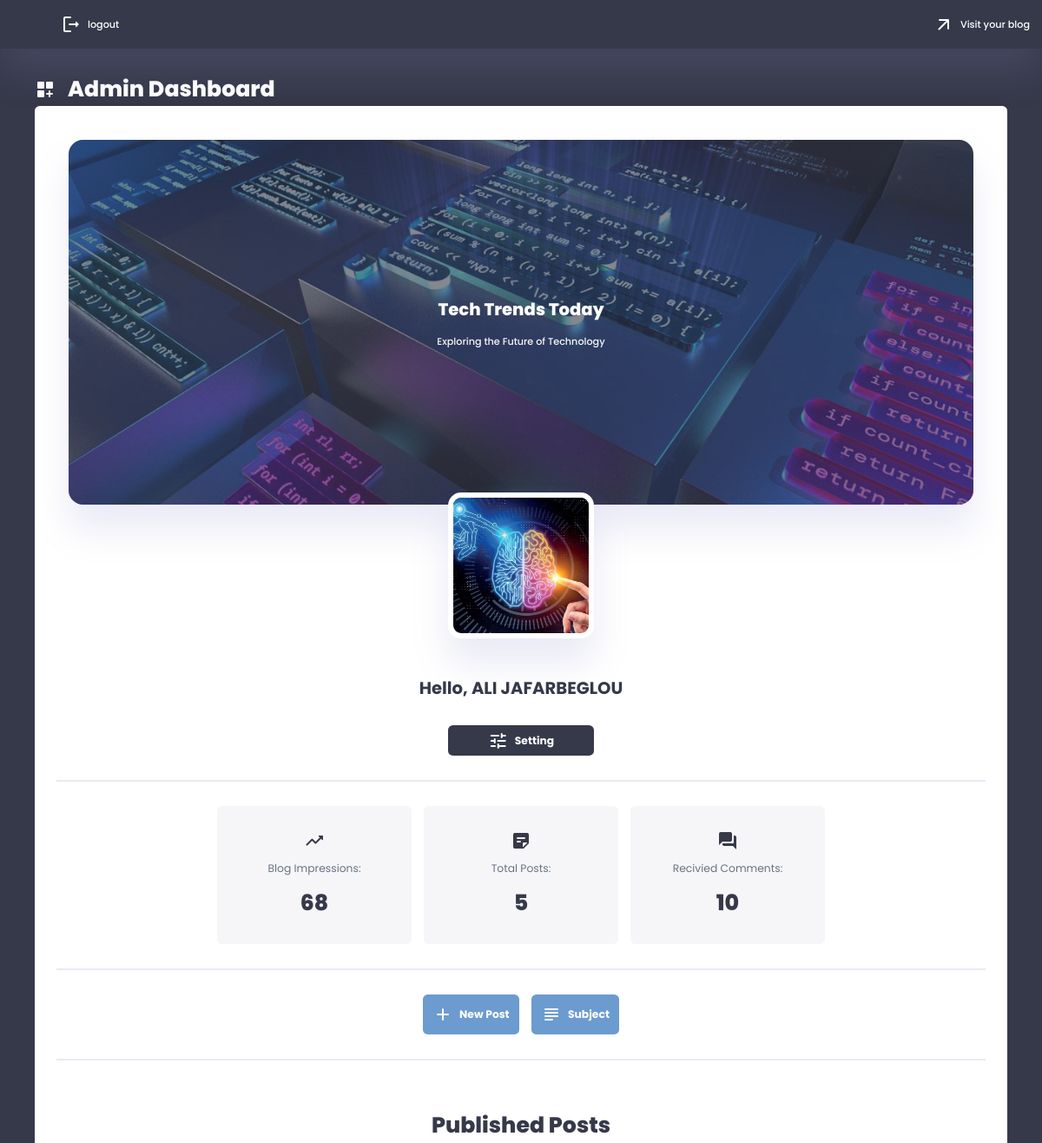
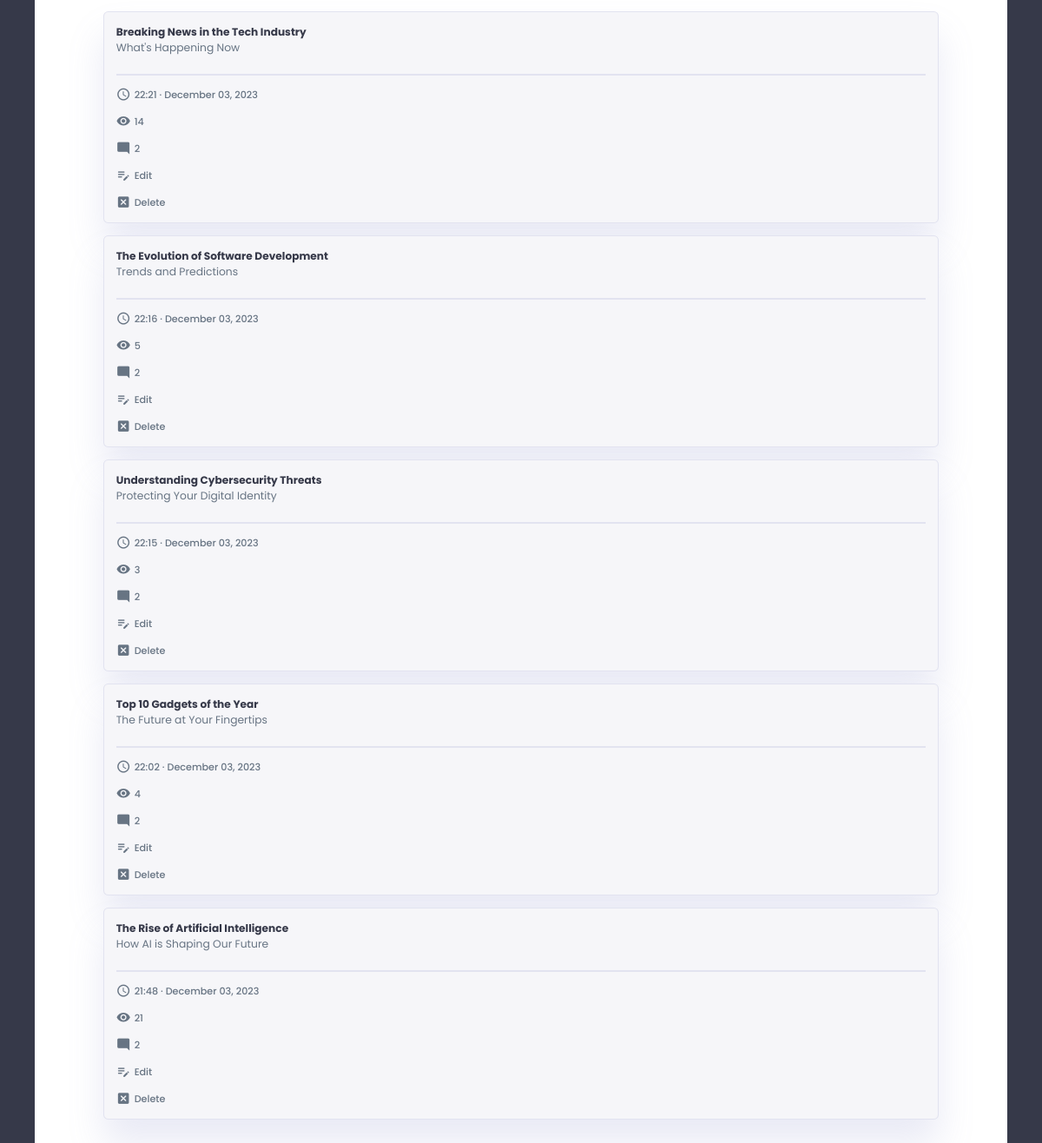
Page /auth/admin_dashboard (signed in) on the committed database (2 pictures, top to bottom).
### app/models/blog.py (models this page shows, shortened)
class Blog(db.Model, UserMixin):
    __tablename__ = 'blog'
    id = db.Column(db.Integer, primary_key=True)
    email = db.Column(db.String(120), unique=True, nullable=False)
    password = db.Column(db.String(80), nullable=False)
    subdomain = db.Column(db.String(100), unique=True, nullable=False)
    blog_title = db.Column(db.String(40), nullable=True)
    blog_subtitle = db.Column(db.String(100), nullable=True)
    blog_about = db.Column(db.Text, nullable=True)
    author = db.Column(db.String(100), nullable=True)
    author_bio = db.Column(db.Text, nullable=True)
    profile_pic = db.Column(db.String(20), nullable=True)
    header_pic = db.Column(db.String(20), nullable=True)
    url = db.Column(db.String(60), nullable=True)
    created_at = db.Column(db.DateTime, nullable=False, default=datetime.utcnow)
    impressions = db.Column(db.Integer, default=0)
    is_block = db.Column(db.Boolean, default=False)
    subjects = relationship('Subject', back_populates='blog')
    posts = relationship('Post', back_populates='blog')
    comments = db.relationship('Comment', back_populates='blog')

### app/models/post.py (models this page shows)
class Post(db.Model):
    __tablename__ = 'post'
    id = db.Column(db.Integer, primary_key=True)
    blog_id = db.Column(db.Integer, db.ForeignKey('blog.id'), nullable=False)
    title = db.Column(db.String(100), nullable=False)
    subtitle = db.Column(db.String(150), nullable=True)
    body = db.Column(db.Text, nullable=False)
    post_pic = db.Column(db.String(20), nullable=True)
    views = db.Column(db.Integer, default=0)
    created_at = db.Column(db.DateTime, nullable=False, default=datetime.utcnow)
    blog = relationship('Blog', back_populates='posts')
    subjects = db.relationship('Subject', secondary='post_subject_association', back_populates='posts')
    comments = db.relationship('Comment', back_populates='post', cascade="all, delete-orphan")

### app/routes/auth_routes.py (the view)
@auth_routes.route('/admin_dashboard')
@login_required
def admin_dashboard():
    posts = Post.query.filter_by(blog_id=current_user.id).order_by(Post.created_at.desc()).all()
    return render_template('auth/admin_dashboard.html', current_user=current_user, posts=posts)

### app/__init__.py (called while the page is built)
@login_manager.user_loader
def load_user(blog_id):
    return Blog.query.get(int(blog_id))

### app/routes/auth_routes.py (called while the page is built)
@auth_routes.before_request
def before_request():
    g.csrf_token = generate_csrf()  # from flask import g

### app/templates/auth/admin_dashboard.html
{% extends 'admin_base.html' %}
{% block admin %}
<a class="dashboard_title" href="#">
    <span class="material-icons-round">dashboard_customize</span>
    <h1>Admin Dashboard</h1>
</a>
<div class="admin_panel">
    <div class="admin_info">
        <div class="admin_header">
            {% if current_user.header_pic %}
            <img src="{{url_for('static', filename='images/header_pictures/' + current_user.header_pic)}}">
            {% endif %}
            <div class="admin_title">
                <h1>{{current_user.blog_title}}</h1>
                <h3>{{current_user.blog_subtitle}}</h3>
            </div>
        </div>
        <div class="admin_img">
            {% if current_user.profile_pic %}
            <img src="{{url_for('static', filename='images/profile_pictures/' + current_user.profile_pic)}}">
            {% else %}
            <img src="{{url_for('static', filename='images/main/blank-profile-pic.png')}}">
            {% endif %}
        </div>
        <div class="admin_bio">
            <h3>Hello, {{current_user.author}}</h3>
            <a href="{{ url_for('auth.setting') }}"><span class="material-icons-round">tune</span>Setting</a>
        </div>
    </div>
    <hr class="hr-100">
    <div class="analysis">
        <div>
            <span class="material-icons-round">trending_up</span>
            <p>Blog Impressions:</p>
            <h1>{{current_user.impressions}}</h1>
        </div>
        <div>
            <span class="material-icons-round">sticky_note_2</span>
            <p>Total Posts:</p>
            <h1>{{current_user.posts | length}}</h1>
        </div>
        <div>
            <span class="material-icons-round">question_answer</span>
            <p>Recivied Comments:</p>
            <h1>{{current_user.comments | length}}</h1>
        </div>
    </div>
    <hr class="hr-100">
    <div class="new_post_btn">
        <a href="{{ url_for('auth.create_post') }}"><span class="material-icons-round">add</span>New Post</a>
        <a href="{{url_for('auth.create_subject')}}"><span class="material-icons-round">subject</span>Subject</a>
    </div>
    <hr class="hr-100">
    <div class="pre_posts">
        <h1>Published Posts</h1>
        {% if posts %}
        {% for post in posts %}
        <div class="pre_tab">
            <div class="title">
                <a href="{{url_for('blog.view_post', user_subdomain=current_user.subdomain, post_id=post.id)}}"
                    target="_blank">
                    <h3>{{post.title}}</h3>
                    <p>{{post.subtitle}}</p>
                </a>
            </div>
            <hr class="line">
            <div class="btn_sec">
                <h3><span class="material-icons-round">schedule</span>{{post.created_at.strftime('%H:%M · %B %d, %Y')}}
                </h3>
                <h3><span class="material-icons-round">visibility</span>{{post.views}}</h3>
                <a href="{{ url_for('auth.post_comments', post_id=post.id) }}">
                    <span class="material-icons-round">mode_comment</span>
                    <h3>{{ post.comments|length }}</h3>
                </a>
                <a href="{{ url_for('auth.edit_post', post_id=post.id) }}">
                    <span class="material-icons-round">edit_note</span>
                    <h3>Edit</h3>
                </a>
                <a href="#" class="delete-post" data-post-id="{{ post.id }}">
                    <span class="material-icons-round">disabled_by_default</span>
                    <h3>Delete</h3>
                </a>
            </div>
        </div>
        {% endfor %}
        {% endif %}
    </div>
</div>
{% endblock %}

### app/static/css/root.css (style rules this page uses)
:root { --color-primary: #6C9BCF; --color-danger: #FF0060; --color-success: #1B9C85; --color-warning: #F7D060; --color-white: #fff; --color-info-dark: #7d8da1; --color-dark: #363949; --color-light: rgba(132, 139, 200, 0.18); --color-dark-variant: #677483; --color-background: #f6f6f9; --card-border-radius: 2rem; --border-radius-1: 0.4rem; --border-radius-2: 1.2rem; --card-padding: 1.8rem; --padding-1: 1.2rem; --box-shadow: 0 2rem 3rem var(--color-light); --box-shadow-dark: 0 2rem 3rem rgba(23, 26, 13, 0.3); --inner-shadow: inset 0.1rem 0.1rem 0.5rem var(--color-light); --transition-1: all 0.3s ease; --clr-wheat: #E9D985; --clr-mint: #BCD8C1; --clr-tqz: #439A86; --clr-dark-tqz: #007991; --clr-navy: #222E50; --clr-purple: #8a2be2; --clr-blue: #73C2FB; --clr-black: #000; }
* { margin: 0; padding: 0; outline: 0; appearance: 0; border: 0; text-decoration: none; box-sizing: border-box; }
html { font-size: 14px; }
body { width: 100vw; height: 100vh; font-family: 'Poppins', sans-serif; font-size: 0.88rem; user-select: none; overflow-x: hidden; color: var(--color-dark); background-color: var(--color-background); }
a { color: var(--color-dark); }
img { display: block; width: 100%; object-fit: cover; }
h1 { font-weight: 800; font-size: 1.8rem; }
h3 { font-weight: 500; font-size: 0.87rem; }
p { color: var(--color-dark-variant); }

### rows in the picture
Blog: header_pic (picture), blog_title "Tech Trends Today", blog_subtitle "Exploring the Future of Technology", profile_pic (picture), author "ALI JAFARBEGLOU", impressions "68"
Post: title "Breaking News in the Tech Industry", subtitle "What's Happening Now", created_at "22:21 · December 03, 2023", views "14", comments|length "2"
Post: title "The Evolution of Software Development", subtitle "Trends and Predictions", created_at "22:16 · December 03, 2023", views "5", comments|length "2"
Post: title "Understanding Cybersecurity Threats", subtitle "Protecting Your Digital Identity", created_at "22:15 · December 03, 2023", views "3", comments|length "2"
Post: title "Top 10 Gadgets of the Year", subtitle "The Future at Your Fingertips", created_at "22:02 · December 03, 2023", views "4", comments|length "2"
Post: title "The Rise of Artificial Intelligence", subtitle "How AI is Shaping Our Future", created_at "21:48 · December 03, 2023", views "21", comments|length "2"

### other values in the picture
{{ current_user.posts | length }} "5"
{{ current_user.comments | length }} "10"
